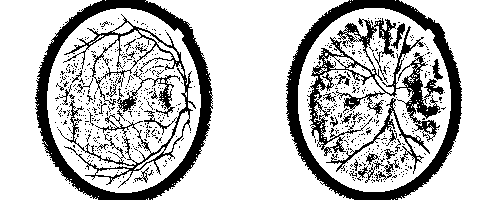
#> input picture comparisonmildandsevere.png, 500 x 200 px, given in place of severe.tif, which was not available
$ python bloodvesselsegmentationfinal.py
#> lines starting #> are read from the running program, lines starting #| are printed output that depends on the picture; after the words box and inside, x2 and y2 are one past the last pixel; in counts of white or black regions, pixels touching at a corner belong together; pictures that were not available may be replaced by others from this repository, and a replacement may not be noted
# -*- coding: utf-8 -*-
"""bloodvesselsegmentationfinal.ipynb

Automatically generated by Colaboratory.

Original file is located at
    https://colab.research.google.com/drive/1ZrQR3EcvBOfmYmDmTekA8njpaoRvmVul
"""

# Commented out IPython magic to ensure Python compatibility.
import cv2
import numpy as np
# %matplotlib inline

from google.colab import files
dff = files.upload()
#> the answer given: comparisonmildandsevere.png

adv = cv2.imread('severe.tif',1) #read the image as colour
#> adv is the input picture: shape (200, 500, 3); 76.9% white; 725 black regions (694 under 20 px), largest, box (x1, y1, x2, y2) and area: (35, 0, 213, 200) 5972, (286, 0, 462, 200) 5949, (307, 18, 444, 156) 4256

from google.colab.patches import cv2_imshow
sev = cv2.resize(adv,(250,200))
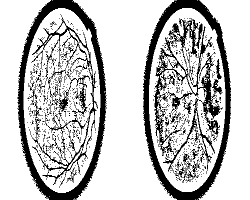
#> sev: shape (200, 250, 3); min 0, max 255, mean 196.1
cv2_imshow(sev)

#use add weighted function - (img, alpha (contrast), img, beta (brightness), gamma
out = cv2.addWeighted( sev, 2, sev, 0,0)
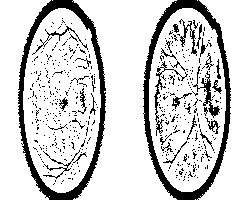
#> out: shape (200, 250, 3); 82.8% white; 502 black regions (469 under 20 px), largest, box (x1, y1, x2, y2) and area: (143, 0, 231, 200) 2742, (18, 0, 106, 200) 2734, (193, 66, 220, 118) 286
cv2_imshow(out)

gray = cv2.cvtColor(out, cv2.COLOR_BGR2GRAY)
cv2_imshow(gray)

#cv2.adaptiveThreshold(src, maxValue, adaptiveMethod, thresholdType, blockSize, C[, dst])
thresh = cv2.adaptiveThreshold(gray, 255, cv2.ADAPTIVE_THRESH_GAUSSIAN_C, cv2.THRESH_BINARY,31,3)
cv2_imshow(thresh)

from google.colab import files
df = files.upload()
#> the answer given: DataFlow_Pipeline.jpg

m = cv2.imread('0-35.tif',1)
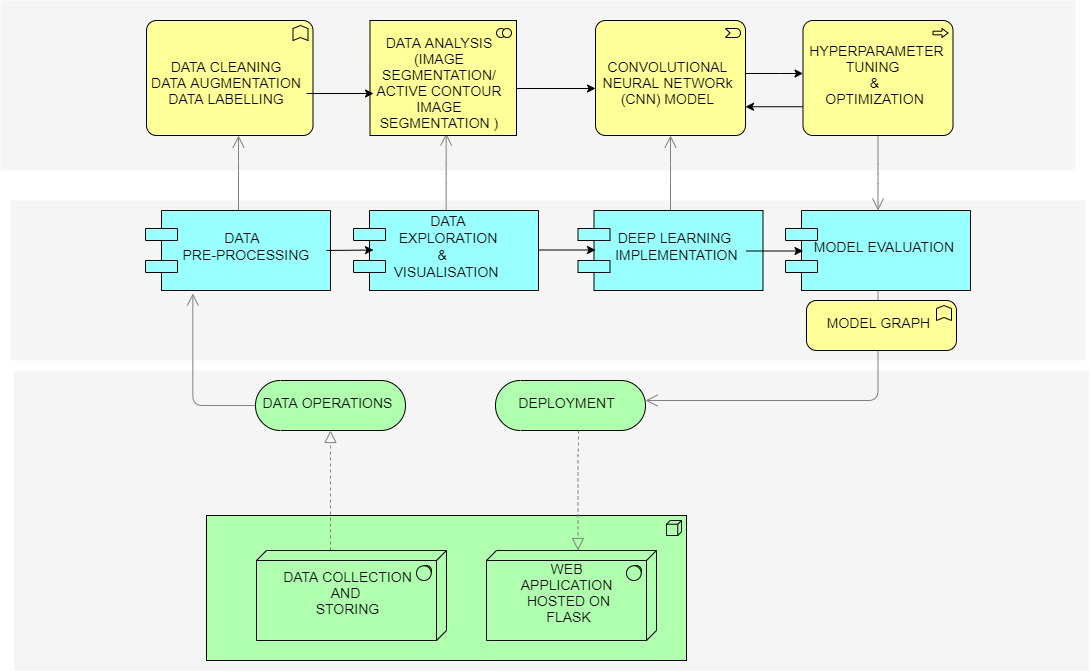
#> input picture DataFlow_Pipeline.jpg, 1090 x 671 px, given in place of 0-35.tif, which was not available
#> m is the input picture: shape (671, 1090, 3); mean B, G, R 223.9, 242.4, 226.8
m = cv2.resize(m,(250,200))
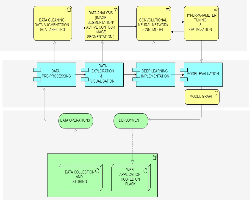
#> m: shape (200, 250, 3); mean B, G, R 223.4, 241.9, 226.3
cv2_imshow(m)

outmild = cv2.addWeighted( m, 2.5,m, 0,0)
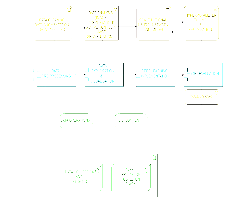
#> outmild: shape (200, 250, 3); mean B, G, R 252.6, 253.8, 252.8
cv2_imshow(outmild)

#BGR to gray-scale
graym = cv2.cvtColor(outmild,cv2.COLOR_BGR2GRAY)
cv2_imshow(graym)

#apply adaptive thresholding
thresh2 = cv2.adaptiveThreshold(graym, 255, cv2.ADAPTIVE_THRESH_GAUSSIAN_C, cv2.THRESH_BINARY,31,3)
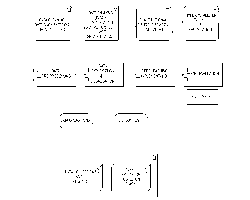
#> thresh2: shape (200, 250); 97.4% white; black in thin lines or dots, all inside (x1, y1, x2, y2) = (33, 6, 223, 197)
cv2_imshow(thresh2)

img3 = cv2.hconcat([thresh2,thresh]) #horizontal concatenation
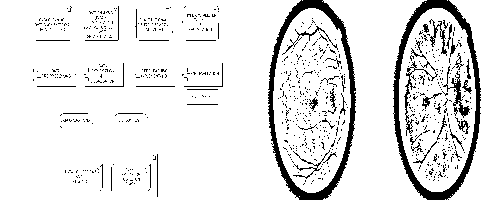
#> img3: shape (200, 500); 90.1% white; 800 black regions (750 under 20 px), largest, box (x1, y1, x2, y2) and area: (393, 0, 481, 200) 2742, (268, 0, 356, 200) 2734, (443, 66, 470, 118) 286
cv2_imshow(img3) #display both images
